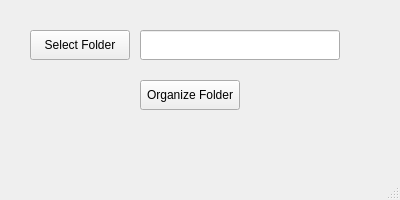
<?xml version="1.0" encoding="UTF-8"?>
<ui version="4.0">
 <class>FolderOrganizerApp</class>
 <widget class="QMainWindow" name="FolderOrganizerApp">
  <property name="geometry">
   <rect>
    <x>0</x>
    <y>0</y>
    <width>400</width>
    <height>200</height>
   </rect>
  </property>
  <property name="windowTitle">
   <string>Folder Organizer</string>
  </property>
  <widget class="QWidget" name="centralwidget">
   <widget class="QPushButton" name="selectFolderButton">
    <property name="geometry">
     <rect>
      <x>30</x>
      <y>30</y>
      <width>100</width>
      <height>30</height>
     </rect>
    </property>
    <property name="text">
     <string>Select Folder</string>
    </property>
   </widget>
   <widget class="QLineEdit" name="folderPathLineEdit">
    <property name="geometry">
     <rect>
      <x>140</x>
      <y>30</y>
      <width>200</width>
      <height>30</height>
     </rect>
    </property>
   </widget>
   <widget class="QPushButton" name="organizeButton">
    <property name="geometry">
     <rect>
      <x>140</x>
      <y>80</y>
      <width>100</width>
      <height>30</height>
     </rect>
    </property>
    <property name="text">
     <string>Organize Folder</string>
    </property>
   </widget>
  </widget>
  <widget class="QMenuBar" name="menubar"/>
  <widget class="QStatusBar" name="statusbar"/>
 </widget>
 <resources/>
 <connections/>
</ui>
